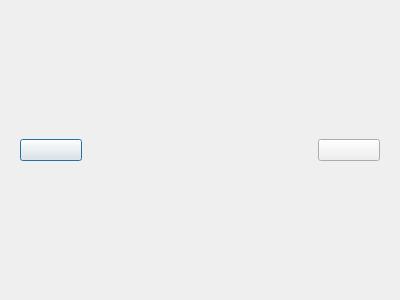
<?xml version="1.0" encoding="UTF-8"?>
<ui version="4.0">
 <class>PicShow</class>
 <widget class="QDialog" name="PicShow">
  <property name="geometry">
   <rect>
    <x>0</x>
    <y>0</y>
    <width>400</width>
    <height>300</height>
   </rect>
  </property>
  <property name="windowTitle">
   <string>Dialog</string>
  </property>
  <layout class="QHBoxLayout" name="horizontalLayout">
   <item>
    <layout class="QGridLayout" name="gridLayout">
     <item row="1" column="0">
      <widget class="QWidget" name="widget" native="true">
       <property name="minimumSize">
        <size>
         <width>80</width>
         <height>0</height>
        </size>
       </property>
       <property name="maximumSize">
        <size>
         <width>80</width>
         <height>16777215</height>
        </size>
       </property>
       <layout class="QVBoxLayout" name="verticalLayout">
        <item>
         <widget class="PicButton" name="previousBtn">
          <property name="text">
           <string/>
          </property>
         </widget>
        </item>
       </layout>
      </widget>
     </item>
     <item row="2" column="2">
      <spacer name="verticalSpacer_2">
       <property name="orientation">
        <enum>Qt::Orientation::Vertical</enum>
       </property>
       <property name="sizeHint" stdset="0">
        <size>
         <width>20</width>
         <height>40</height>
        </size>
       </property>
      </spacer>
     </item>
     <item row="1" column="1">
      <spacer name="horizontalSpacer">
       <property name="orientation">
        <enum>Qt::Orientation::Horizontal</enum>
       </property>
       <property name="sizeHint" stdset="0">
        <size>
         <width>40</width>
         <height>20</height>
        </size>
       </property>
      </spacer>
     </item>
     <item row="1" column="2">
      <widget class="QLabel" name="label">
       <property name="text">
        <string/>
       </property>
      </widget>
     </item>
     <item row="0" column="2">
      <spacer name="verticalSpacer">
       <property name="orientation">
        <enum>Qt::Orientation::Vertical</enum>
       </property>
       <property name="sizeHint" stdset="0">
        <size>
         <width>20</width>
         <height>40</height>
        </size>
       </property>
      </spacer>
     </item>
     <item row="1" column="4">
      <widget class="QWidget" name="widget_2" native="true">
       <property name="minimumSize">
        <size>
         <width>80</width>
         <height>0</height>
        </size>
       </property>
       <property name="maximumSize">
        <size>
         <width>80</width>
         <height>16777215</height>
        </size>
       </property>
       <layout class="QHBoxLayout" name="horizontalLayout_2">
        <item>
         <widget class="PicButton" name="nextBtn">
          <property name="text">
           <string/>
          </property>
         </widget>
        </item>
       </layout>
      </widget>
     </item>
     <item row="1" column="3">
      <spacer name="horizontalSpacer_2">
       <property name="orientation">
        <enum>Qt::Orientation::Horizontal</enum>
       </property>
       <property name="sizeHint" stdset="0">
        <size>
         <width>40</width>
         <height>20</height>
        </size>
       </property>
      </spacer>
     </item>
    </layout>
   </item>
  </layout>
 </widget>
 <customwidgets>
  <customwidget>
   <class>PicButton</class>
   <extends>QPushButton</extends>
   <header location="global">picbutton.h</header>
  </customwidget>
 </customwidgets>
 <resources/>
 <connections/>
</ui>
